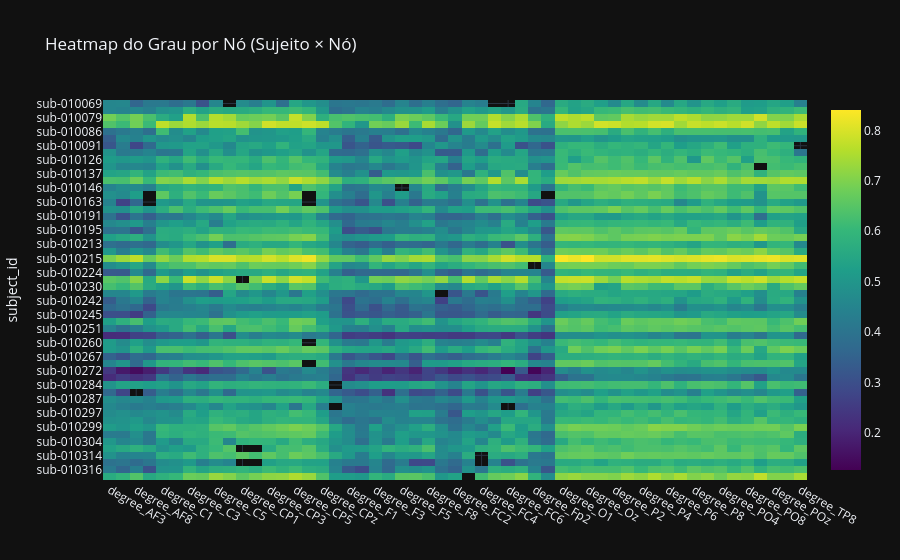

The notebook cell saved with this chart:
### Code cell
fig = px.imshow(
    df_degree_matrix,
    aspect="auto",
    title="Heatmap do Grau por Nó (Sujeito × Nó)",
    color_continuous_scale="Viridis"
)
fig.show()

### Figure 1 — Plotly figure (JSON) as saved in the notebook; plotly's stock layout.template omitted (floating-point values rounded to 4 significant figures; data arrays with more than 128 entries replaced by an {"elided": "..."} marker saying what was removed)
{"data": [{"coloraxis": "coloraxis", "name": "0", "x": ["degree_AF3", "degree_AF4", "degree_AF8", "degree_AFz", "degree_C1", "degree_C2", "degree_C3", "degree_C4", "degree_C5", "degree_C6", "degree_CP1", "degree_CP2", "degree_CP3", "degree_CP4", "degree_CP5", "degree_CP6", "degree_CPz", "degree_Cz", "degree_F1", "degree_F2", "degree_F3", "degree_F4", "degree_F5", "degree_F6", "degree_F8", "degree_FC1", "degree_FC2", "degree_FC3", "degree_FC4", "degree_FC5", "degree_FC6", "degree_FT7", "degree_Fp2", "degree_Fz", "degree_O1", "degree_O2", "degree_Oz", "degree_P1", "degree_P2", "degree_P3", "degree_P4", "degree_P5", "degree_P6", "degree_P7", "degree_P8", "degree_PO3", "degree_PO4", "degree_PO7", "degree_PO8", "degree_PO9", "degree_POz", "degree_Pz", "degree_TP8"], "y": ["sub-010069", "sub-010069", "sub-010070", "sub-010070", "sub-010079", "sub-010079", "sub-010084", "sub-010084", "sub-010086", "sub-010086", "sub-010089", "sub-010089", "sub-010091", "sub-010091", "sub-010092", "sub-010092", "sub-010126", "sub-010126", "sub-010136", "sub-010136", "sub-010137", "sub-010137", "sub-010138", "sub-010138", "sub-010146", "sub-010146", "sub-010157", "sub-010157", "sub-010163", "sub-010163", "sub-010176", "sub-010176", "sub-010191", "sub-010191", "sub-010192", "sub-010192", "sub-010195", "sub-010195", "sub-010207", "sub-010207", "sub-010213", "sub-010213", "sub-010214", "sub-010214", "sub-010215", "sub-010215", "sub-010220", "sub-010220", "sub-010224", "sub-010224", "sub-010229", "sub-010229", "sub-010230", "sub-010230", "sub-010239", "sub-010239", "sub-010242", "sub-010242", "sub-010243", "sub-010243", "sub-010245", "sub-010245", "sub-010246", "sub-010246", "sub-010251", "sub-010251", "sub-010258", "sub-010258", "sub-010260", "sub-010260", "sub-010266", "sub-010266", "sub-010267", "sub-010267", "sub-010270", "sub-010270", "sub-010272", "sub-010272", "sub-010283", "sub-010283", "sub-010284", "sub-010284", "sub-010286", "sub-010286", "sub-010287", "sub-010287", "sub-010290", "sub-010290", "sub-010297", "sub-010297", "sub-010298", "sub-010298", "sub-010299", "sub-010299", "sub-010303", "sub-010303", "sub-010304", "sub-010304", "sub-010305", "sub-010305", "sub-010314", "sub-010314", "sub-010315", "sub-010315", "sub-010316", "sub-010316", "sub-010318", "sub-010318"], "z": {"elided": "108x53 float values"}, "type": "heatmap", "xaxis": "x", "yaxis": "y", "hovertemplate": "x: %{x}<br>subject_id: %{y}<br>color: %{z}<extra></extra>"}], "layout": {"xaxis": {"anchor": "y", "domain": [0.0, 1.0]}, "yaxis": {"anchor": "x", "domain": [0.0, 1.0], "autorange": "reversed", "title": {"text": "subject_id"}}, "coloraxis": {"colorscale": [[0.0, "#440154"], [0.1111, "#482878"], [0.2222, "#3e4989"], [0.3333, "#31688e"], [0.4444, "#26828e"], [0.5556, "#1f9e89"], [0.6667, "#35b779"], [0.7778, "#6ece58"], [0.8889, "#b5de2b"], [1.0, "#fde725"]]}, "title": {"text": "Heatmap do Grau por Nó (Sujeito × Nó)"}}}
